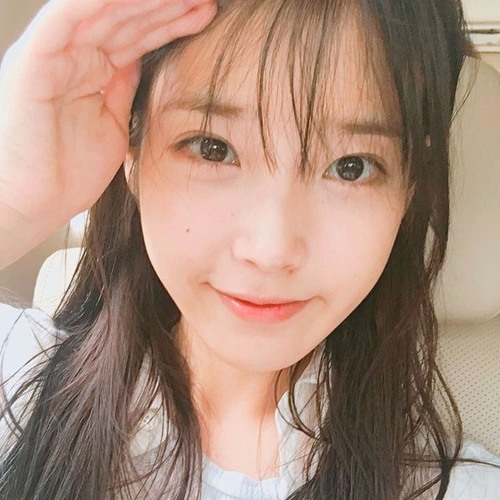
#> input picture HELLOPYTHON/day13/image/IU.jpg, 500 x 500 px, found by its file name
$ python mycv4rotate10.py
#> lines starting #> are read from the running program, lines starting #| are printed output that depends on the picture
import cv2

src = cv2.imread("Image/IU.jpg", cv2.IMREAD_COLOR)
#> src is the input picture: shape (500, 500, 3); mean B, G, R 125.3, 141.7, 171.6

height, width, channel = src.shape
#> height = 500; width = 500; channel = 3
matrix = cv2.getRotationMatrix2D((width/2, height/2), 10, 1)
dst = cv2.warpAffine(src, matrix, (width, height))
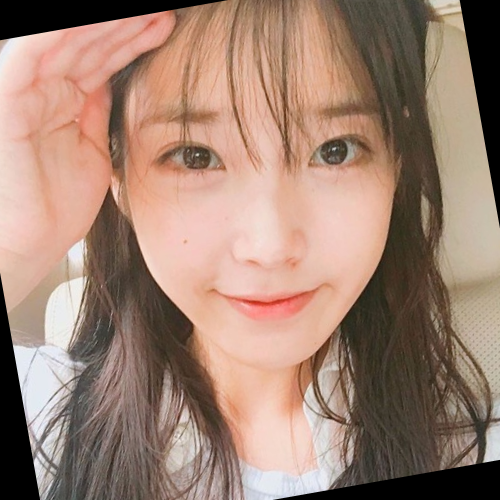
#> dst: shape (500, 500, 3); mean B, G, R 114.8, 130.4, 159.7

cv2.imshow("src", src)
cv2.imshow("dst", dst)
cv2.waitKey()
cv2.destroyAllWindows()
